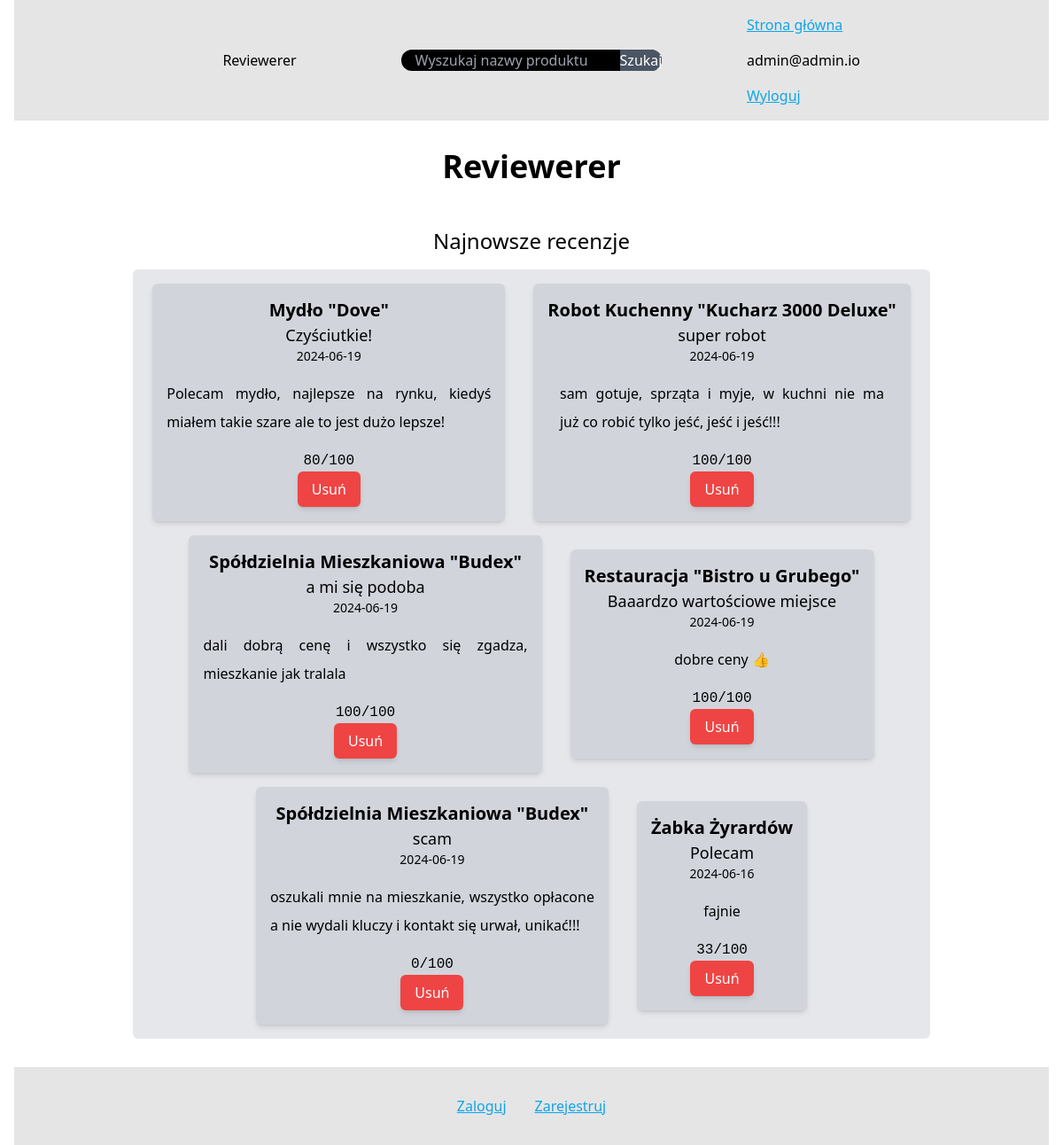
/src/home.php (signed in), run on the app's committed database.
### tables this page shows
CREATE TABLE `reviews` (
  `user_id` varchar(64) NOT NULL,
  `product_id` varchar(64) NOT NULL,
  `id` varchar(64) NOT NULL,
  `date` date NOT NULL DEFAULT current_timestamp(),
  `title` varchar(128) NOT NULL,
  `description` varchar(1000) NOT NULL,
  `score` tinyint(3) NOT NULL
);

### src/home.php (the view, shortened to what this page needs)
<?php
  $conn = connectDb();
?>
<!DOCTYPE html>
<html lang="en">
  <head>
    <link href="../css/style.css" rel="stylesheet">
  </head>
  <body>
    <?php include 'nav.php';?>
    <main class="flex flex-col justify-center justify-items-center items-center content-center">
      <h1 class="text-4xl font-semibold m-8">Reviewerer</h1>
      <h2 class="text-2xl m-4">Najnowsze recenzje</h2>
      <div class="flex flex-row flex-wrap flex-none basis-full gap-x-8 gap-y-4 p-4 bg-gray-200 rounded-md w-[75svw] justify-items-center justify-center items-center">
        <?php
          $sql = "SELECT *, (SELECT name FROM products p WHERE p.id = product_id) product_name, (SELECT id FROM products p WHERE p.id = product_id) product_id FROM reviews ORDER BY date DESC LIMIT 20;";
          $result = $conn->query($sql);
          while($row = $result->fetch_assoc()) {
            echo "<div class='flex flex-col justify-items-center justify-center items-center bg-gray-300 shadow-md rounded-md p-4 min-w-48'>";
            echo "<h3 class='text-xl font-semibold'>";
            echo "<a href='review.php?id=" . $row["product_id"] . "'>" . $row["product_name"]. "</a>";
            echo "</h3>";
            echo "<p class='text-lg'>". $row["title"] . "</p>";
            echo "<p class='font-thin text-sm'>". $row["date"] ."</p>";
            echo "<p class='leading-8 max-w-[40ch] mt-4 text-justify'>" . $row["description"] . "</p>";
            echo "<p class='font-mono mt-4'>" . $row["score"] . "/100</p>";
            if ($_SESSION["role"] == "admin") {
              echo "<form method='POST' action='home.php'>";
              echo "<button class='bg-red-500 px-4 py-2 rounded-md shadow-md text-white hover:bg-red-400 active:bg-red-600' type='submit'>Usuń</button>";
              echo "</form>";
            }
            echo "</div>";
          }
        ?>
      </div>
    </main>
    <?php include 'footer.php';?>
  </body>
</html>

### css/style.css (style rules this page uses)
*, *::before, *::after { box-sizing: border-box; }
* { margin: 0; }
body { line-height: 1.5; -webkit-font-smoothing: antialiased; }
input, button, textarea, select { font: inherit; }
p, h1, h2, h3, h4, h5, h6 { overflow-wrap: break-word; }
:root { padding: 0 1rem; scroll-behavior: smooth; min-height: 0; min-width: 0; }

### data on the page
reviews: product_name "Mydło \"Dove\"", title "Czyściutkie!", date "2024-06-19", description "Polecam mydło, najlepsze na rynku, kiedyś miałem takie szare ale to jest dużo lepsze!", score "80"
reviews: product_name "Robot Kuchenny \"Kucharz 3000 Deluxe\"", title "super robot", date "2024-06-19", description "sam gotuje, sprząta i myje, w kuchni nie ma już co robić tylko jeść, jeść i jeść!!!", score "100"
reviews: product_name "Spółdzielnia Mieszkaniowa \"Budex\"", title "a mi się podoba", date "2024-06-19", description "dali dobrą cenę i wszystko się zgadza, mieszkanie jak tralala", score "100"
reviews: product_name "Restauracja \"Bistro u Grubego\"", title "Baaardzo wartościowe miejsce", date "2024-06-19", description "dobre ceny 👍", score "100"
reviews: product_name "Spółdzielnia Mieszkaniowa \"Budex\"", title "scam", date "2024-06-19", description "oszukali mnie na mieszkanie, wszystko opłacone a nie wydali kluczy i kontakt się urwał, unikać!!!", score "0"
reviews: product_name "Żabka Żyrardów", title "Polecam", date "2024-06-16", description "fajnie", score "33"

### other printed values
$_SESSION["email"] "admin@admin.io"
